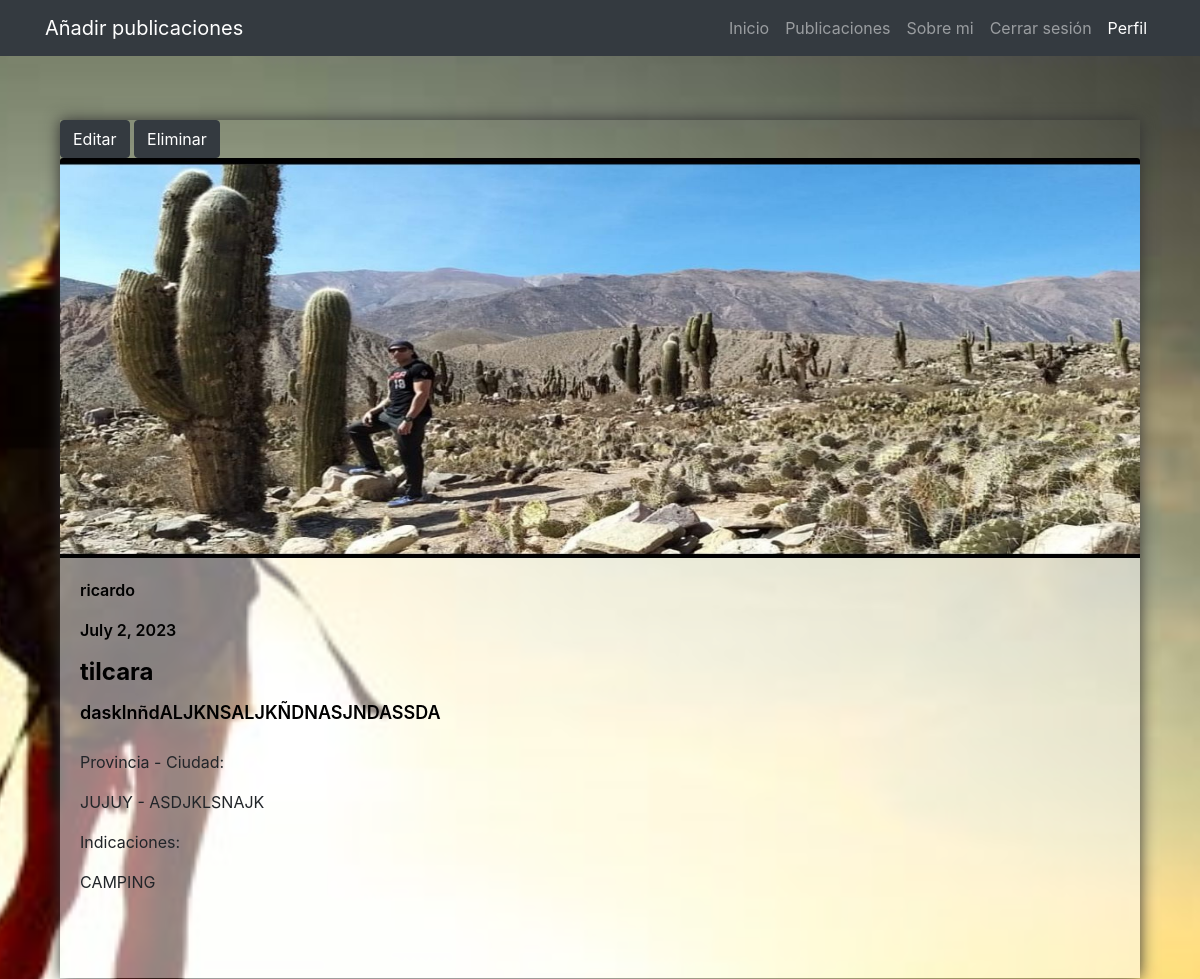
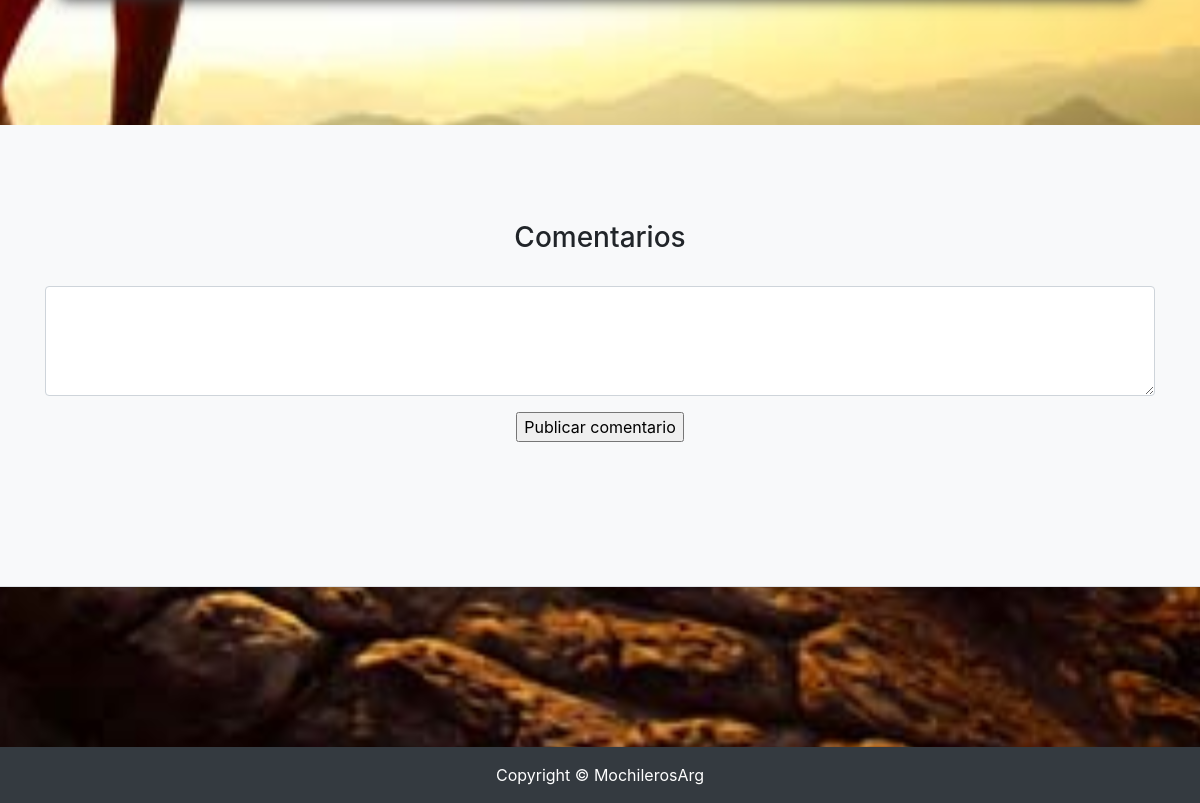
Screenshot of /BlogFinal/post/6 (signed in) with the database file from the repository (2 pictures, top to bottom).
### BlogFinal/models.py (models this page shows)
class Publicacion(models.Model):
    autor = models.ForeignKey(User, on_delete= models.CASCADE, default=1)
    titulo = models.CharField(max_length=25)
    fecha = models.DateField(auto_now_add= True)
    imagen = models.ImageField(upload_to='publicaciones/', default= 'imagen')
    descripcion = models.CharField(max_length=400)
    provincia = models.CharField(max_length=15)
    ciudad = models.CharField(max_length=20)
    indicaciones = models.CharField(max_length=200)

### BlogFinal/views.py (the view, shortened to what this page needs)
# urls.py: path('post/<int:pk>', views.verPost, name="verPost"),
@login_required
def verPost(request, pk):
    post = Publicacion.objects.get(id=pk)
    usuario = (User.objects.get(username = request.user))
    comentarios = Comentario.objects.all()
    miFormulario = comentariosFormulario()
    contexto = {'post': post, 'usuario' : usuario ,'miFormulario' : miFormulario, "comentarios" : comentarios}
    return render(request, "BlogFinal/verPost.html", contexto)

### BlogFinal/forms.py
class comentariosFormulario(forms.Form):
    comentario = forms.CharField(max_length=200, label="" ,widget=forms.Textarea(attrs={'class': 'form-control', 'rows': '4'}))

### BlogFinal/templates/BlogFinal/verPost.html (shortened to what this page needs)
{% extends 'BlogFinal/padre.html'%}
{% load static %}
{% block contenidoQueCambia %}
<br>
<br>
<br>
<br>
<br>
<div class="container">
    <div class="col-lg-12">
        <div class="my-elements">
            {% if usuario == post.autor %}
            <a class="btn btn-dark" href="{% url 'Edit' post.id %}">Editar</a> <a class="btn btn-dark" href="{% url 'Delete' post.id %}">Eliminar</a>
            {% endif %}
           <a href="#!"><img class="card-img-top" src="{{post.imagen.url}}" height="400px" alt="..." /></a>
           <div class="card-body">
                        <div class="fecha-autor"><p>{{ post.autor }}</p>
                        <p>{{ post.fecha }}</p></div>
                        <div class="titulo" > <h2 class="card-title h4"><b>{{ post.titulo }}</b></h2></div>
                       <div class="description"><p class="card-text">{{ post.descripcion }}</p></div>
<br>                    <p> Provincia - Ciudad:<div class="card-text"><p class="card-text">{{ post.provincia }} - {{ post.ciudad }}</p></div></p>
                        <p> Indicaciones:<div class="card-text"><p class="card-text">{{ post.indicaciones }}</p></div></p>
                            <br>
                            <br>
                         </div>
                    </div>
    </div>
</div>
<br>
<br>
<br>
<br>
<header class="py-5 bg-light border-bottom mb-4">
    <div class="container">
        <div class="text-center my-5">
            <h3>Comentarios</h3> <br>
            <form method="POST" enctype="multipart/form-data">{% csrf_token %}
                {{miFormulario.as_p}}
                <input type='submit' value="Publicar comentario">
                <br>    <br>    <br>
</form>
        </div>
</div>
</header>
<br>
<br>
<br>
<br><br>
<br>
<br>
<br>
{% endblock %}

### static/css/styles3.css (style rules this page uses)
body { background-image: url(/static/assets/img/login.svg.png); background-size: cover; background-position: center; height: 100%; width: 100%; }
.my-elements { box-shadow: 0px 0px 15px #333; margin-bottom: 30px; overflow: hidden; }
.fecha-autor { color: #000000; font-size: medium; font-weight: 600; }
.titulo { color: #000000; font-size: xx-large; font-weight: 600; }
.description { color: #000000; font-weight: 600; font-size: large; }
.card-body { flex: 1 1 auto; padding: 0.5rem 1rem; background-color: rgba(255, 255, 255, 0.5); }

### rows the page displays
Publicacion: imagen (picture), autor "ricardo", fecha "July 2, 2023", titulo "tilcara", descripcion "dasklnñdALJKNSALJKÑDNASJNDASSDA", provincia "JUJUY", ciudad "ASDJKLSNAJK", indicaciones "CAMPING"
